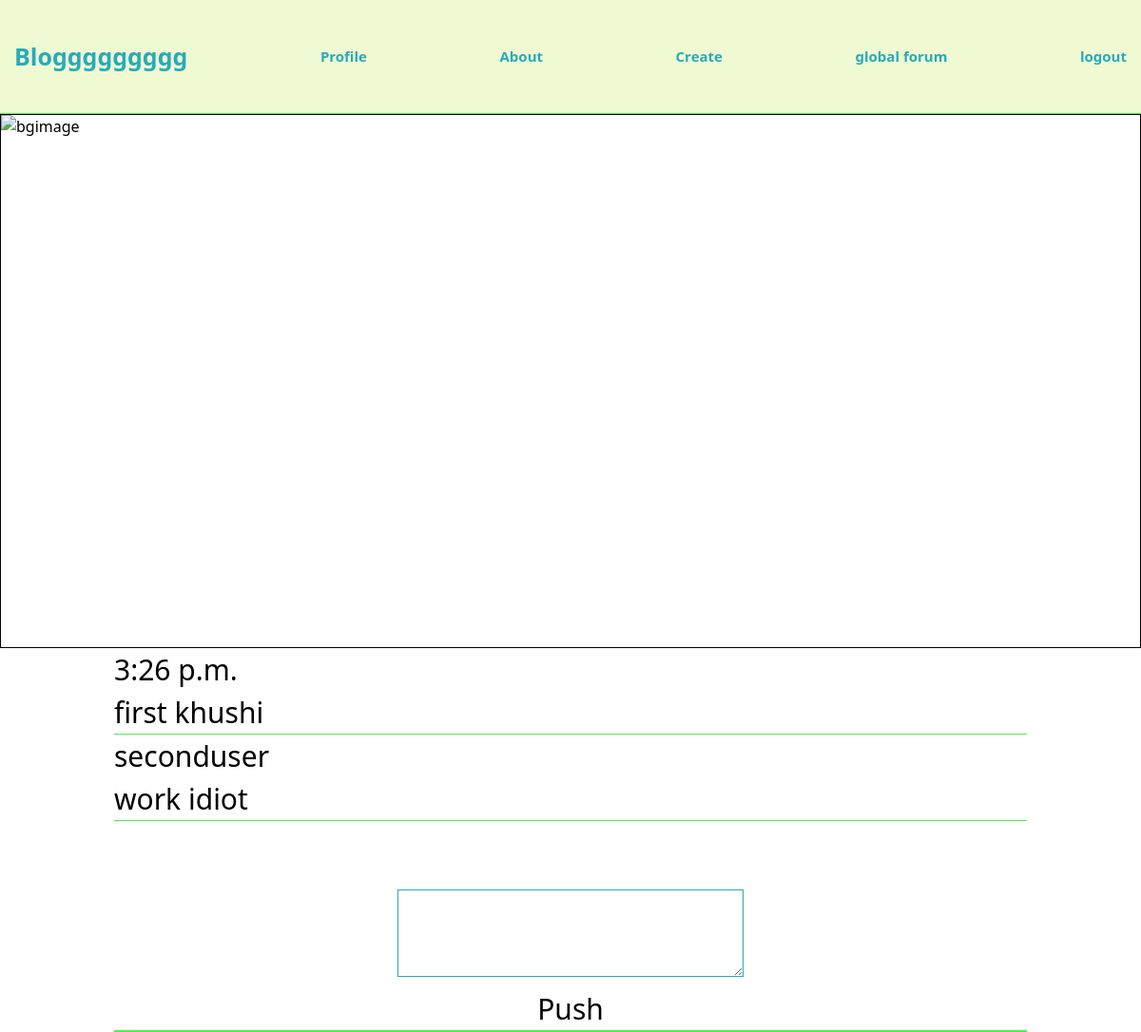
Page /comment/first khushi/42 on the committed database.
### blog_app/models.py (models this page shows, shortened)
class Post(models.Model):
    username = models.ForeignKey(UserAccount,on_delete=models.CASCADE)
    timeposted = models.TimeField(default=datetime.datetime.now,blank=True)
    title = models.CharField(primary_key=True,max_length=80,null=False,default="")
    blogbg = models.ImageField(upload_to='images',default=None)
    desc = QuillField(default='ici')

class Comment(models.Model):
    postedwhere = models.ForeignKey(Post,on_delete=models.CASCADE)
    userwhoposted = models.ForeignKey(UserAccount,on_delete=models.CASCADE)
    content = models.TextField()
    timeposted = models.TimeField()

class UserAccount(models.Model):
    user  = models.OneToOneField(User,on_delete=models.CASCADE)
    phone = models.CharField(max_length=12,null=True,default="")
    city = models.CharField(max_length=30,null=True,default="")
    state = models.CharField(max_length=30,null=True,default="")
    country = models.CharField(max_length=30,null=True,default="")
    address = models.CharField(max_length=400,null=True,default="")

### blog_app/views.py (the view)
# urls.py: path('comment/<str:title>/<int:id>',views.show_commentandreplies,name='showthiscomment'),
def show_commentandreplies(request,title,id):
    post = Post.objects.filter(title=title)[0]
    comment = Comment.objects.filter(id=id)[0]
    replies = Reply.objects.filter(commentwhereposted=comment)
    context = {
        'id':id,
        'post':post,
        'comments':comment,
        'replies':replies,
    }
    return render(request,'showcomment.html',context=context)

### templates/showcomment.html (shortened to what this page needs)
<!DOCTYPE html>
<html lang="en">
<head>
    <script src="https://cdn.tailwindcss.com"></script>
</head>
<body>
    <div class="container-navbar">
        <div class="home">
          <a id="blog-home" class="navbar-brand" href="{% url 'index' %}">Bloggggggggg</a>
        </div>
        <div class="profile textsizehandle">
          <b><h1><a id="about" class="about-class" href="{% url 'personalinfo' %}">Profile</a></h1></b>
        </div>
        <div class="about textsizehandle">
          <b><h1><a id="about" class="about-class" href="{% url 'about' %}">About</a></h1></b>
        </div>
        <div class="adding textsizehandle">
          <b><h2><a href="{% url 'add' %}">Create</a></h2></b>
        </div>
        <div class="global textsizehandle">
            <b><h2><a href="{% url 'globalpage' %}">global forum</a></h2></b>
        </div>
        <div class="logout textsizehandle">
            <b><h2><a href="{% url 'logout' %}">logout</a></h2></b>
        </div>
    </div>
    {% if bgurl.blogbg %}
        <div class="bg-image">
            <img src="{{ bgurl.blogbg.url }}" alt="bgimage" class="img-responsive" />
        </div>
    {% else %}
        <div class="bg-image">
            <img src="https://img.freepik.com/free-photo/overhead-view-coffee-cup-keyboard-camera-paper-white-background_23-2148042112.jpg" alt="bgimage" class="img-responsive" />
        </div>
    {% endif %}
    <div class="block">
        <div class="container">
            <div class="heading">{{ username }} {{ post.timeposted }}</div>
            <div class="content">
                <div class="title">{{ post.title }}</div>
            </div>
        </div>
    </div>
    <div class="block">
        <div class="container">
            <div class="heading">{{ comments.userwhoposted.user.username }} </div>
            <div class="content">
                <div class="desc">{{ comments.content }}</div>
            </div>
        </div>
    </div>
    <br><br><br>
    <div class="block">
        <div class="comment-input container flex flex-row justify-center">
            <form action="{% url 'addreply' title=post.title id=id %}" method="post">
                <div>
                    <textarea type="textArea" name="reply" id="reply" class="reply"></textarea>
                </div>
                <center>
                    <button type="submit">Push</button>
                </center>
            </form>
        </div>
    </div>
</body>
</html>

### templates/showcomment.html (style rules this page uses)
.container-navbar { display: flex; flex-direction: row; justify-content: space-between; align-items: center; background-color: #EFFAD3; height: 15vh; padding-left: 15px; padding-right: 15px; color: #28ABB9; border-bottom: 1px solid #4CF14C; }
.home { font-weight: 700; font-size: 25px; }
.textsizehandle { font-size: 15px; }
.block { display: flex; flex-direction: column; justify-content: space-around; align-items: center; color: black; height: auto; font-size: 30px; background-color: none; border-bottom: 1px solid #4CF14C; width: 80vw; margin-left: auto; margin-right: auto; }
#reply { border: 1px solid#28ABB9; }
.bg-image { height: 100%; width: 100%; border: 1px solid black; overflow: hidden; margin: 0px; }
.bg-image>img { height: 70vh; overflow: hidden; width: 100%; }

### rows in the picture
Post: timeposted "3:26 p.m.", title "first khushi"
Comment: userwhoposted.user.username "seconduser", content "work idiot"
